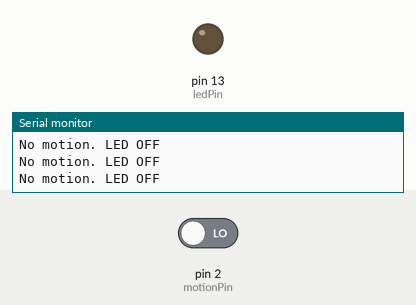
This sketch was run on a simulated Arduino Uno, built with avr-gcc and run on an emulated ATmega328P. On the bench: output pins drawn as LEDs (lit = HIGH), the last lines printed to the serial monitor. The test bench sets the inputs (shaded band); at power-on: pin 2 (motionPin) LOW.

Above: at 1.8 s.
1.9 s: pin 2 (motionPin) driven HIGH
At 3.2 s:
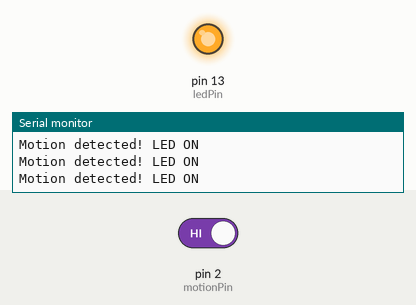
3.5 s: pin 2 (motionPin) driven LOW
At 4.4 s:
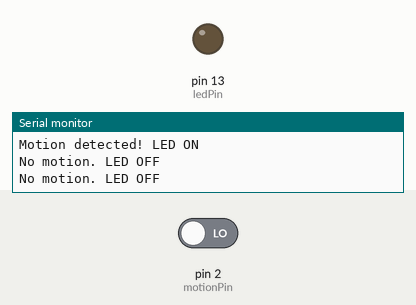
Timing chart, 0 to 6.5 s (numbered marks = the images above; inputs shaded):
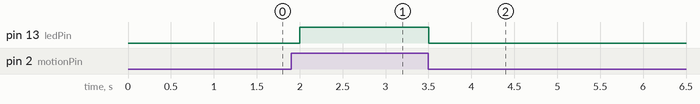

The sketch:

Task1.1P.ino
```cpp
const int motionPin = 2;
const int ledPin = 13;

void setup() {
  pinMode(motionPin, INPUT);
  pinMode(ledPin, OUTPUT);
  Serial.begin(9600);
}

void loop() {
  int motion = digitalRead(motionPin);

  if (motion == HIGH) {
    digitalWrite(ledPin, HIGH);
    Serial.println("Motion detected! LED ON");
  } else {
    digitalWrite(ledPin, LOW);
    Serial.println("No motion. LED OFF");
  }

  delay(500);
}
```

Measured:
- after the input at 1.9 s, pin 13 (ledPin): LOW → HIGH after 0.10 s
- after the input at 3.5 s, pin 13 (ledPin): HIGH → LOW at once
